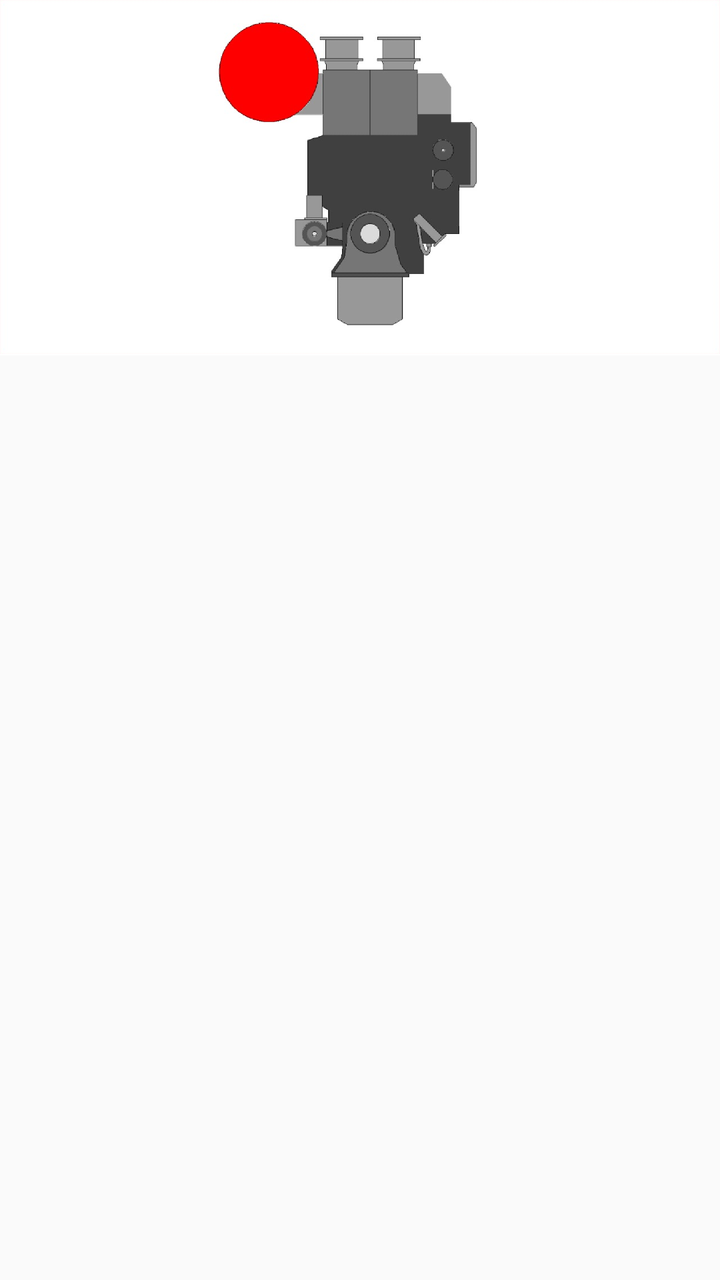
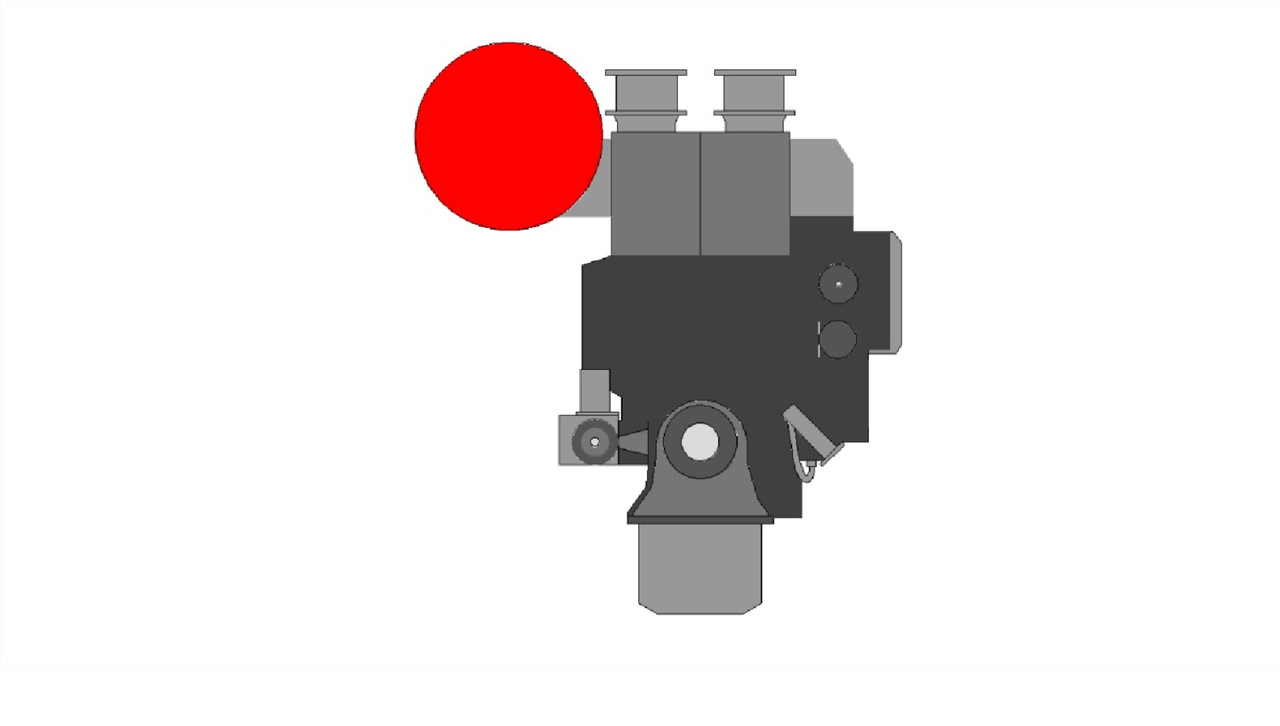

One screen, two layout resources from the same app: the default and the repository's alternative for another configuration. Each is rendered where Android would select it; the XML of both is given below.
<!-- AndroidManifest.xml: application theme AppTheme -->
<!-- res/layout/fragment_main_engine.xml -->
<?xml version="1.0" encoding="utf-8"?>
<ScrollView xmlns:android="http://schemas.android.com/apk/res/android"
    xmlns:app="http://schemas.android.com/apk/res-auto"
    xmlns:tools="http://schemas.android.com/tools"
    android:layout_width="match_parent"
    android:layout_height="match_parent"
    tools:context=".view.ui.MainActivity">

    <LinearLayout
        android:layout_width="match_parent"
        android:layout_height="wrap_content"
        android:orientation="vertical">

        <ImageView
            android:id="@+id/main_engine_image_view"
            android:layout_width="match_parent"
            android:layout_height="wrap_content"
            android:background="@android:color/white"
            android:adjustViewBounds="true"
            android:scaleType="fitStart"
            android:src="@drawable/main_engine_model" />

        <androidx.recyclerview.widget.RecyclerView
            android:id="@+id/main_engine_recycler_view"
            android:layout_width="match_parent"
            android:layout_height="match_parent"
            android:clipToPadding="false"
            android:padding="4dp" />

    </LinearLayout>
</ScrollView>
<!-- resources referenced by this layout -->
<resources>
  <!-- drawable main_engine_model: png bitmap (drawable, 97874 bytes) -->
  <style name="AppTheme" parent="Theme.AppCompat.Light.DarkActionBar">
          
          <item name="colorPrimary">@color/colorPrimary</item>
          <item name="colorPrimaryDark">@color/colorPrimaryDark</item>
          <item name="colorAccent">@color/colorAccent</item>
      </style>
  <color name="colorPrimary">#448aff</color>
  <color name="colorPrimaryDark">#005ecb</color>
  <color name="colorAccent">#d81b60</color>
</resources>
<!-- res/layout-land/fragment_main_engine.xml (the repository's variant of the layout above) -->
<!-- drawn on the phone turned sideways -->
<?xml version="1.0" encoding="utf-8"?>
<ScrollView xmlns:android="http://schemas.android.com/apk/res/android"
    xmlns:app="http://schemas.android.com/apk/res-auto"
    xmlns:tools="http://schemas.android.com/tools"
    android:layout_width="match_parent"
    android:layout_height="match_parent"
    tools:context=".view.ui.MainActivity">

    <LinearLayout
        android:layout_width="match_parent"
        android:layout_height="wrap_content"
        android:orientation="vertical"
        android:background="@android:color/white">

        <androidx.constraintlayout.widget.ConstraintLayout
            android:layout_width="match_parent"
            android:layout_height="355dp">

            <ImageView
                android:id="@+id/main_engine_image_view"
                android:layout_width="681dp"
                android:layout_height="336dp"
                android:adjustViewBounds="true"
                android:scaleType="fitXY"
                android:src="@drawable/main_engine_model"
                app:layout_constraintStart_toStartOf="parent"
                app:layout_constraintTop_toTopOf="parent" />

            <ImageView
                android:id="@+id/me_a"
                android:layout_width="12dp"
                android:layout_height="12dp"
                android:layout_marginStart="412dp"
                android:layout_marginTop="92dp"
                android:src="@drawable/circle"
                android:visibility="invisible"
                app:layout_constraintBottom_toTopOf="@+id/main_engine_image_view"
                app:layout_constraintStart_toStartOf="parent"
                app:layout_constraintTop_toBottomOf="@+id/main_engine_image_view"
                app:layout_constraintVertical_bias="0.802" />

            <ImageView
                android:id="@+id/me_b"
                android:layout_width="12dp"
                android:layout_height="12dp"
                android:layout_marginStart="296dp"
                android:layout_marginTop="92dp"
                android:src="@drawable/circle"
                android:visibility="invisible"
                app:layout_constraintBottom_toTopOf="@+id/main_engine_image_view"
                app:layout_constraintStart_toStartOf="parent"
                app:layout_constraintTop_toBottomOf="@+id/main_engine_image_view"
                app:layout_constraintVertical_bias="0.775" />

            <ImageView
                android:id="@+id/me_c"
                android:layout_width="12dp"
                android:layout_height="12dp"
                android:layout_marginStart="192dp"
                android:layout_marginTop="92dp"
                android:src="@drawable/circle"
                android:visibility="invisible"
                app:layout_constraintBottom_toTopOf="@+id/main_engine_image_view"
                app:layout_constraintStart_toStartOf="parent"
                app:layout_constraintTop_toBottomOf="@+id/main_engine_image_view"
                app:layout_constraintVertical_bias="0.868" />

        </androidx.constraintlayout.widget.ConstraintLayout>

        <androidx.recyclerview.widget.RecyclerView
            android:id="@+id/main_engine_recycler_view"
            android:layout_width="match_parent"
            android:layout_height="match_parent"
            android:clipToPadding="false"
            android:padding="4dp" />

    </LinearLayout>
</ScrollView>
<!-- resources referenced by the variant -->
<!-- as the phone turned sideways resolves them -->
<resources>
  <!-- drawable circle (drawable) -->
  <vector android:height="24dp" android:viewportHeight="438.533"
      android:viewportWidth="438.533" android:width="24dp" xmlns:android="http://schemas.android.com/apk/res/android">
      <path android:fillColor="#ff1744" android:pathData="M409.133,109.203c-19.608,-33.592 -46.205,-60.189 -79.798,-79.796C295.736,9.801 259.058,0 219.273,0c-39.781,0 -76.47,9.801 -110.063,29.407c-33.595,19.604 -60.192,46.201 -79.8,79.796C9.801,142.8 0,179.489 0,219.267c0,39.78 9.804,76.463 29.407,110.062c19.607,33.592 46.204,60.189 79.799,79.798c33.597,19.605 70.283,29.407 110.063,29.407s76.47,-9.802 110.065,-29.407c33.593,-19.602 60.189,-46.206 79.795,-79.798c19.603,-33.596 29.403,-70.284 29.403,-110.062C438.533,179.485 428.732,142.795 409.133,109.203z"/>
  </vector>
  <!-- drawable main_engine_model: png bitmap (drawable, 97874 bytes) -->
  <style name="AppTheme" parent="Theme.AppCompat.Light.DarkActionBar">
          
          <item name="colorPrimary">@color/colorPrimary</item>
          <item name="colorPrimaryDark">@color/colorPrimaryDark</item>
          <item name="colorAccent">@color/colorAccent</item>
      </style>
  <color name="colorPrimary">#448aff</color>
  <color name="colorPrimaryDark">#005ecb</color>
  <color name="colorAccent">#d81b60</color>
</resources>
